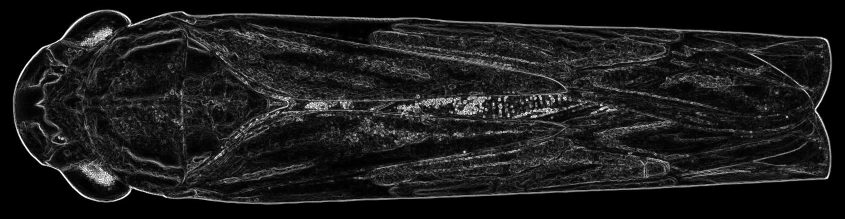
#> input picture Scrapy/img1.png, 1689 x 437 px (shown at 1/2 size)
$ python '多方法计算相似度.py'
#> lines starting #> are read from the running program, lines starting #| are printed output that depends on the picture; long printed decimals are rounded
#> further down, img1 is the input picture: shape (437, 1689, 3); min 0, max 255, mean 27.3
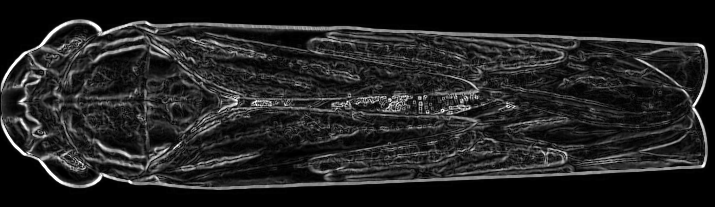
#> input picture Scrapy/img2.png, 715 x 207 px
#> further down, img2 is the input picture: shape (207, 715, 3); min 0, max 255, mean 34.1
# coding=utf-8
# 利用python实现多种方法来实现图像识别

import cv2
import numpy as np
from matplotlib import pyplot as plt
import pymysql


# 最简单的以灰度直方图作为相似比较的实现
def classify_gray_hist(image1, image2, size=(256, 256)):
    # 先计算直方图
    # 几个参数必须用方括号括起来
    # 这里直接用灰度图计算直方图，所以是使用第一个通道，
    # 也可以进行通道分离后，得到多个通道的直方图
    # bins 取为16
#> called with size = (256, 256)
    image1 = cv2.resize(image1, size)
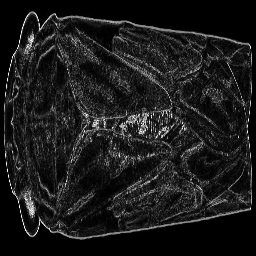
#> image1: shape (256, 256, 3); min 0, max 255, mean 27.3
    image2 = cv2.resize(image2, size)
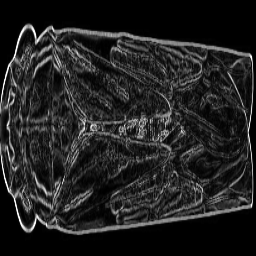
#> image2: shape (256, 256, 3); min 0, max 255, mean 33.9
    hist1 = cv2.calcHist([image1], [0], None, [256], [0.0, 255.0])
#> hist1 = 256 values, max 15686 at index 0, min 0 at index 255, mean 255.9
    hist2 = cv2.calcHist([image2], [0], None, [256], [0.0, 255.0])
#> hist2 = 256 values, max 16801 at index 0, min 0 at index 229, mean 255.8
    # 可以比较下直方图
    plt.plot(range(256), hist1, 'r')
    plt.plot(range(256), hist2, 'b')
    # plt.show()
    # 计算直方图的重合度
    degree = 0
    for i in range(len(hist1)):
        if hist1[i] != hist2[i]:
            degree = degree + (1 - abs(hist1[i] - hist2[i]) / max(hist1[i], hist2[i]))
        else:
            degree = degree + 1
#> this loop made 256 passes
#> degree on passes 1 to 12: [0.934], [1.74], [2.46], [3.26], [3.88], [4.4], [4.93], [5.53], [6.11], [6.69], [7.3], [7.93]
#> after the loop, degree = [174.3]
    degree = degree / len(hist1)
#> degree = [0.681]
    return degree


# 计算单通道的直方图的相似值
# [77 lines left out: functions calculate, classify_hist_with_split, classify_aHash, classify_pHash, getHash, Hamming_distance, not called in this run]


if __name__ == '__main__':
    # [17 lines of commented-out code are left out]


    img1 = cv2.imread('img1.png')
    img2 = cv2.imread('img2.png')
    degree = classify_gray_hist(img1, img2)
#> degree = [0.681]
    print(degree)
#| [0.6808]
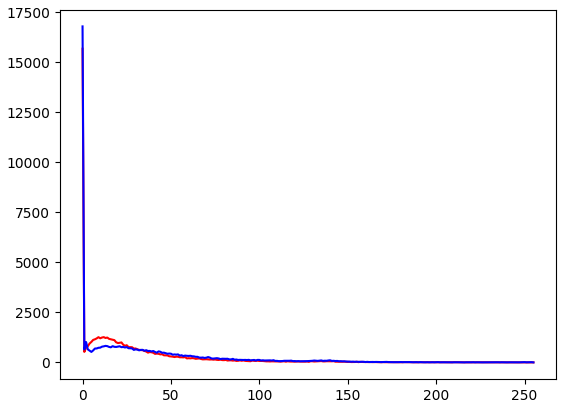
#> figure drawn by matplotlib, 1 panel; curve peaks at x = 0, y = 15686; curve peaks at x = 0, y = 16801
